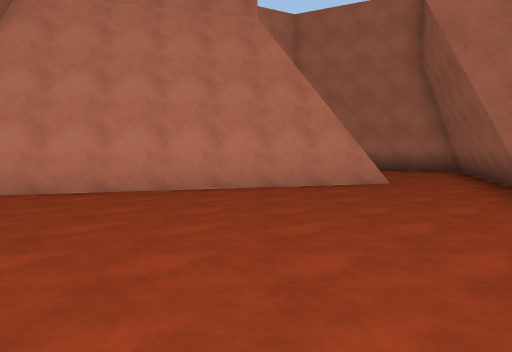
[1] (above)

17 first-person views from a walk through a Unity game level. The camera is 1.4 m above the floor, tilts 4° down and sees 70° across. The floor is counted in squares, 2 m on a side. Each view is taken from the middle of a square. On the plan, view 1 faces up. The plan holds only what a view shows up to about 11 squares ahead; the rest is blank. The place goes on beyond the plan.

[2]
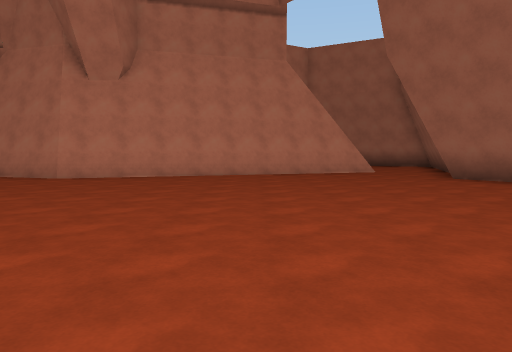

[3]
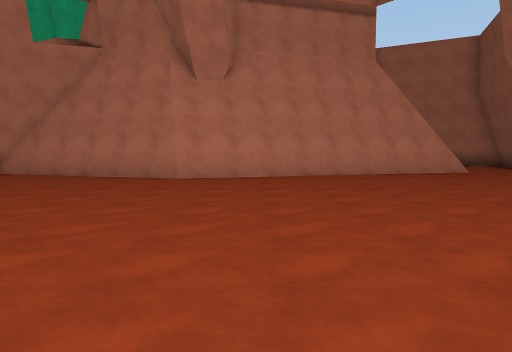

[4]
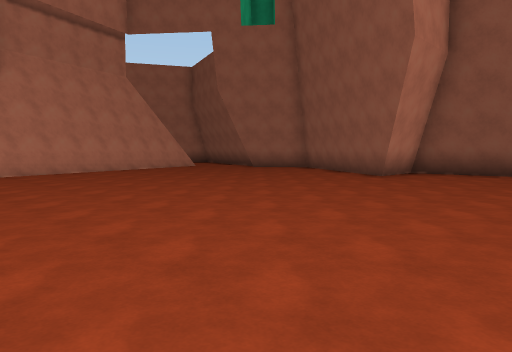

[5]
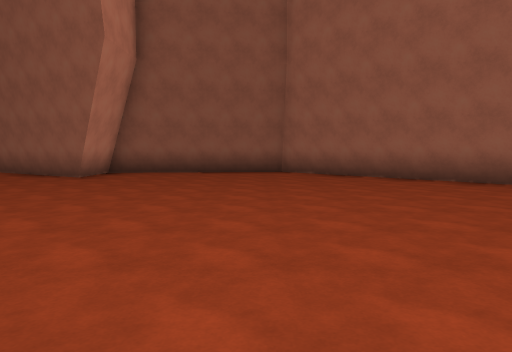

[6]
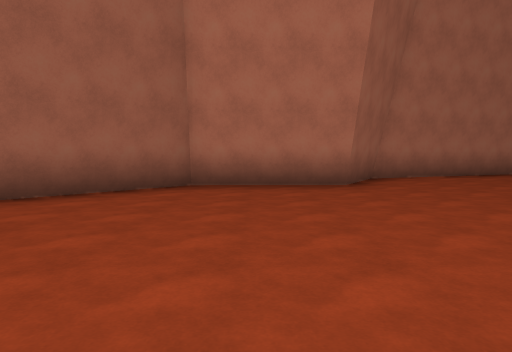

[7]
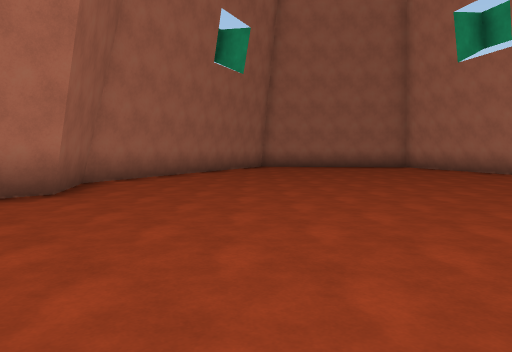

[8]
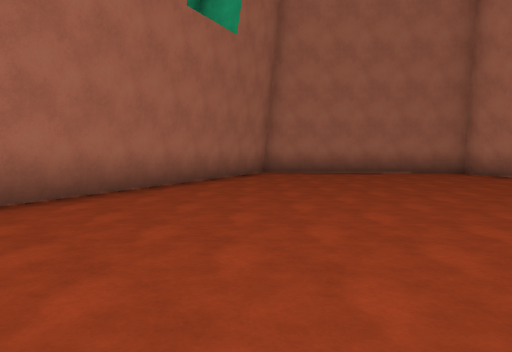

[9]
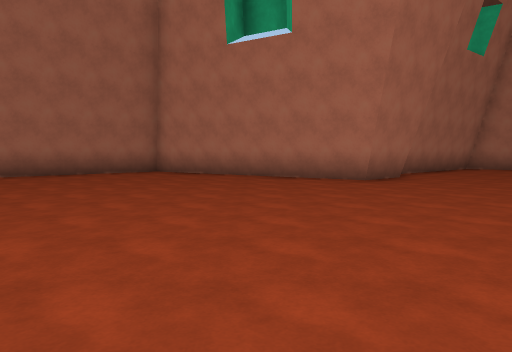

[10]
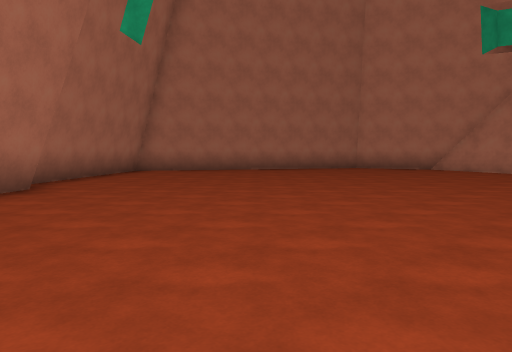

[11]
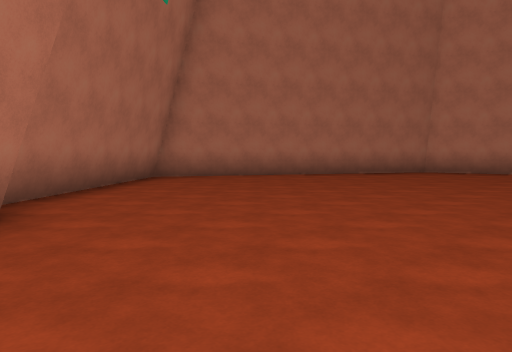

[12]
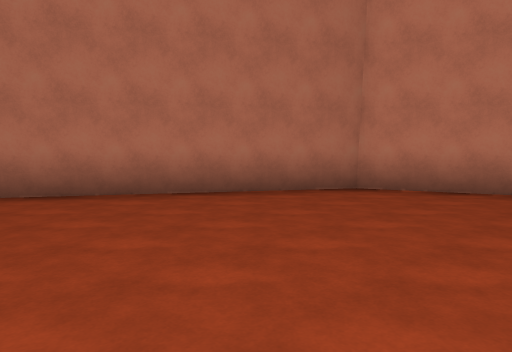

[13]
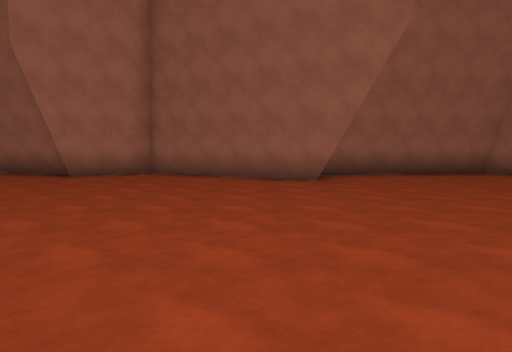

[14]
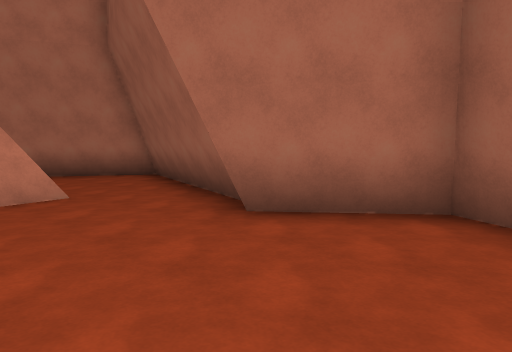

[15]
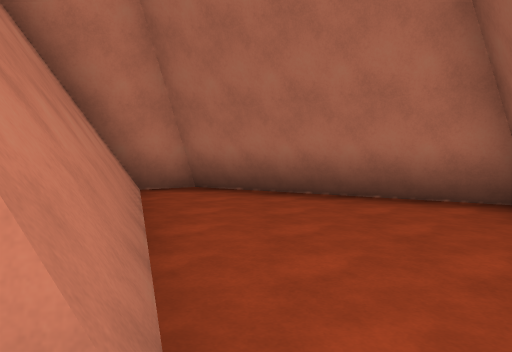

[16]
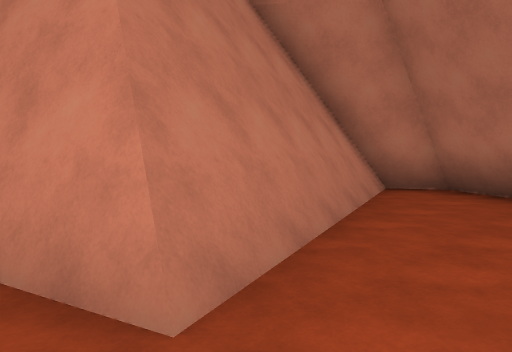

[17]
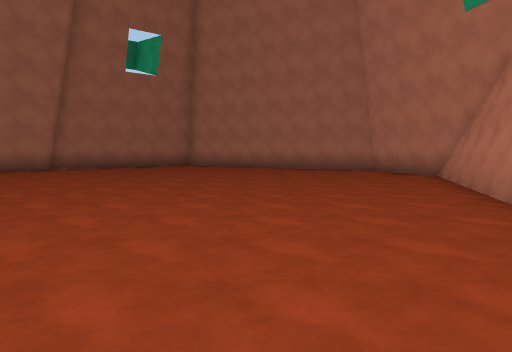

### Floor plan
Points are (right, up) in squares from view 1. A wall is a line through its corners. A room is listed if a view was taken in it or the views show most of it. See-through windows are left out.
Room 1 (views 1, 2, 3, 4, 5, 6, 7, 8, 9, 10, 11, 12, 13, 14, 15, 16, 17)
walls: (-14.5, -5) (-13.4, -6.3) (-16.9, -12.2) (-14.2, -15.6); (4.2, -7.2) (4.8, -6.7) (4.2, -1.7); (4.6, -6.9) (4, -1.7) (2.2, -1.7) (5.2, 3.2) (3.5, 5.2); (-11.1, 7.1) (-14.4, 6) (-18.6, -1) (-15.4, -4.9); (0.6, 7.2) (-5.9, 5.2) (-11.8, 7.1); (0.6, 7.4) (-6.2, 5.4); (4.1, 5.3) (6.2, 11.4); (2.3, 7.7) (1, 7.3); (-12.9, -16.8) (-5, -14) (-3.9, -12.1) (-0.7, -12.1) (4.1, -7.4); (0.7, 13.3) (2.5, 8); (1.8, 13.8) (0.6, 13) (2.3, 7.9) (0.8, 7.5); (6.2, 11.3) (1.6, 13.7)
low walls: (-3.9, -12.3) (-0.7, -12.3); (3.5, -1.5) (2.4, -1.5); (1.5, -10.2) (2.2, -9.5); (0.3, -11.4) (1.2, -10.4); (2.5, -9.2) (3.2, -8.5); (4.5, -7.3) (4.9, -6.9); (1.1, 12.9) (2.5, 8.5); (6.2, 11.4) (1.8, 13.8)

Positions as (right, up) in squares from view 1, and headings:
1: (0, 0), facing up
2: (-1, -4), facing up
3: (-4, -4), facing up
4: (-7, -6), facing up-right
5: (-7, -6), facing right
6: (-2, -5), facing down
7: (-2, -6), facing down-left
8: (-5, -9), facing down-left
9: (-5, -9), facing left
10: (-7, -7), facing up-left
11: (-10, -6), facing up-left
12: (-11, 0), facing up-left
13: (-6, 0), facing right
14: (1, 2), facing up-right
15: (3, 7), facing up
16: (4, 7), facing up-left
17: (-2, 2), facing left
